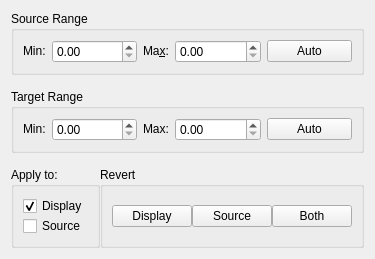
<?xml version="1.0" encoding="UTF-8"?>
<ui version="4.0">
 <class>LinearRangeMappingWidget</class>
 <widget class="QWidget" name="LinearRangeMappingWidget">
  <property name="geometry">
   <rect>
    <x>0</x>
    <y>0</y>
    <width>364</width>
    <height>259</height>
   </rect>
  </property>
  <property name="windowTitle">
   <string>Linear Range Mapping</string>
  </property>
  <layout class="QVBoxLayout" name="verticalLayout_2">
   <item>
    <widget class="QGroupBox" name="sourceRangeGroupBox">
     <property name="title">
      <string>Source Range</string>
     </property>
     <layout class="QHBoxLayout" name="horizontalLayout">
      <item>
       <widget class="QLabel" name="oldMinLabel">
        <property name="sizePolicy">
         <sizepolicy hsizetype="Fixed" vsizetype="Fixed">
          <horstretch>0</horstretch>
          <verstretch>0</verstretch>
         </sizepolicy>
        </property>
        <property name="text">
         <string>Min:</string>
        </property>
        <property name="buddy">
         <cstring>oldRangeMinSpinBox</cstring>
        </property>
       </widget>
      </item>
      <item>
       <widget class="QDoubleSpinBox" name="oldRangeMinSpinBox">
        <property name="mouseTracking">
         <bool>true</bool>
        </property>
       </widget>
      </item>
      <item>
       <widget class="QLabel" name="oldMaxLabel">
        <property name="sizePolicy">
         <sizepolicy hsizetype="Fixed" vsizetype="Fixed">
          <horstretch>0</horstretch>
          <verstretch>0</verstretch>
         </sizepolicy>
        </property>
        <property name="text">
         <string>Ma&amp;x:</string>
        </property>
        <property name="buddy">
         <cstring>oldRangeMaxSpinBox</cstring>
        </property>
       </widget>
      </item>
      <item>
       <widget class="QDoubleSpinBox" name="oldRangeMaxSpinBox">
        <property name="mouseTracking">
         <bool>true</bool>
        </property>
       </widget>
      </item>
      <item>
       <widget class="QPushButton" name="autoOldRangeButton">
        <property name="text">
         <string>Auto</string>
        </property>
       </widget>
      </item>
     </layout>
    </widget>
   </item>
   <item>
    <spacer name="verticalSpacer">
     <property name="orientation">
      <enum>Qt::Orientation::Vertical</enum>
     </property>
     <property name="sizeHint" stdset="0">
      <size>
       <width>20</width>
       <height>1</height>
      </size>
     </property>
    </spacer>
   </item>
   <item>
    <widget class="QGroupBox" name="targetRangeGroupBox">
     <property name="title">
      <string>Target Range</string>
     </property>
     <layout class="QHBoxLayout" name="horizontalLayout_2">
      <item>
       <widget class="QLabel" name="newMinLabel">
        <property name="sizePolicy">
         <sizepolicy hsizetype="Fixed" vsizetype="Fixed">
          <horstretch>0</horstretch>
          <verstretch>0</verstretch>
         </sizepolicy>
        </property>
        <property name="text">
         <string>Min:</string>
        </property>
        <property name="buddy">
         <cstring>newRangeMinSpinBox</cstring>
        </property>
       </widget>
      </item>
      <item>
       <widget class="QDoubleSpinBox" name="newRangeMinSpinBox">
        <property name="mouseTracking">
         <bool>true</bool>
        </property>
       </widget>
      </item>
      <item>
       <widget class="QLabel" name="newMaxLabel">
        <property name="sizePolicy">
         <sizepolicy hsizetype="Fixed" vsizetype="Fixed">
          <horstretch>0</horstretch>
          <verstretch>0</verstretch>
         </sizepolicy>
        </property>
        <property name="text">
         <string>Max:</string>
        </property>
        <property name="buddy">
         <cstring>newRangeMaxSpinBox</cstring>
        </property>
       </widget>
      </item>
      <item>
       <widget class="QDoubleSpinBox" name="newRangeMaxSpinBox">
        <property name="mouseTracking">
         <bool>true</bool>
        </property>
       </widget>
      </item>
      <item>
       <widget class="QPushButton" name="autoNewRangeButton">
        <property name="text">
         <string>Auto</string>
        </property>
       </widget>
      </item>
     </layout>
    </widget>
   </item>
   <item>
    <spacer name="verticalSpacer_2">
     <property name="orientation">
      <enum>Qt::Orientation::Vertical</enum>
     </property>
     <property name="sizeHint" stdset="0">
      <size>
       <width>20</width>
       <height>0</height>
      </size>
     </property>
    </spacer>
   </item>
   <item>
    <layout class="QHBoxLayout" name="horizontalLayout_4">
     <property name="spacing">
      <number>0</number>
     </property>
     <item>
      <widget class="QGroupBox" name="applyToGroupBox">
       <property name="title">
        <string>Apply to:</string>
       </property>
       <layout class="QVBoxLayout" name="verticalLayout">
        <property name="spacing">
         <number>0</number>
        </property>
        <item>
         <widget class="QCheckBox" name="applyToDisplayCheckBox">
          <property name="text">
           <string>Display</string>
          </property>
          <property name="checked">
           <bool>true</bool>
          </property>
         </widget>
        </item>
        <item>
         <widget class="QCheckBox" name="applyToSourceCheckBox">
          <property name="text">
           <string>Source</string>
          </property>
         </widget>
        </item>
       </layout>
      </widget>
     </item>
     <item>
      <spacer name="horizontalSpacer">
       <property name="orientation">
        <enum>Qt::Orientation::Horizontal</enum>
       </property>
       <property name="sizeHint" stdset="0">
        <size>
         <width>40</width>
         <height>20</height>
        </size>
       </property>
      </spacer>
     </item>
     <item>
      <widget class="QGroupBox" name="revertGroupBox">
       <property name="title">
        <string>Revert</string>
       </property>
       <property name="checkable">
        <bool>false</bool>
       </property>
       <layout class="QHBoxLayout" name="horizontalLayout_3">
        <property name="spacing">
         <number>0</number>
        </property>
        <item>
         <widget class="QPushButton" name="revertDisplayPushButton">
          <property name="text">
           <string>Display</string>
          </property>
         </widget>
        </item>
        <item>
         <widget class="QPushButton" name="revertSourcePushButton">
          <property name="text">
           <string>Source</string>
          </property>
         </widget>
        </item>
        <item>
         <widget class="QPushButton" name="revertBothPushButton">
          <property name="text">
           <string>Both</string>
          </property>
         </widget>
        </item>
       </layout>
      </widget>
     </item>
    </layout>
   </item>
  </layout>
 </widget>
 <resources/>
 <connections/>
</ui>
